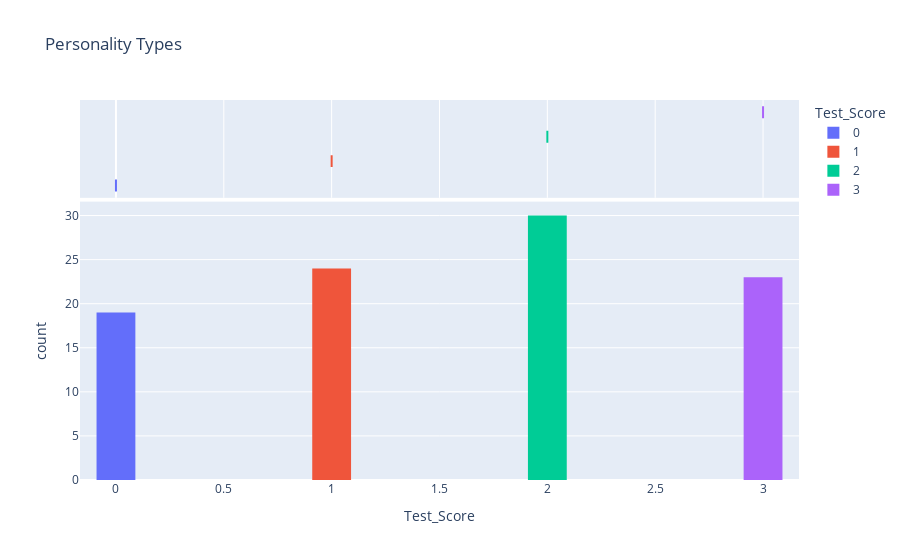

The cell this chart's notebook holds for it:
### Markdown cell above
The highest personality test across the participants was Gold one

### Code cell
fig = px.histogram(data,
                x = "Test_Score",
                nbins = 20,
                marginal = "box",
                color = "Test_Score",
                title='Personality Types')

fig.update_layout(bargap=0.1)
fig.show()

### Figure 1 — Plotly figure (JSON) as saved in the notebook; plotly's stock layout.template omitted (floating-point values rounded to 4 significant figures)
{"data": [{"alignmentgroup": "True", "bingroup": "x", "hovertemplate": "Test_Score=%{x}<br>count=%{y}<extra></extra>", "legendgroup": "0", "marker": {"color": "#636efa", "pattern": {"shape": ""}}, "name": "0", "nbinsx": 20, "offsetgroup": "0", "orientation": "v", "showlegend": true, "type": "histogram", "x": [0, 0, 0, 0, 0, 0, 0, 0, 0, 0, 0, 0, 0, 0, 0, 0, 0, 0, 0], "xaxis": "x", "yaxis": "y"}, {"alignmentgroup": "True", "hovertemplate": "Test_Score=%{x}<extra></extra>", "legendgroup": "0", "marker": {"color": "#636efa"}, "name": "0", "notched": true, "offsetgroup": "0", "showlegend": false, "type": "box", "x": [0, 0, 0, 0, 0, 0, 0, 0, 0, 0, 0, 0, 0, 0, 0, 0, 0, 0, 0], "xaxis": "x2", "yaxis": "y2"}, {"alignmentgroup": "True", "bingroup": "x", "hovertemplate": "Test_Score=%{x}<br>count=%{y}<extra></extra>", "legendgroup": "1", "marker": {"color": "#EF553B", "pattern": {"shape": ""}}, "name": "1", "nbinsx": 20, "offsetgroup": "1", "orientation": "v", "showlegend": true, "type": "histogram", "x": [1, 1, 1, 1, 1, 1, 1, 1, 1, 1, 1, 1, 1, 1, 1, 1, 1, 1, 1, 1, 1, 1, 1, 1], "xaxis": "x", "yaxis": "y"}, {"alignmentgroup": "True", "hovertemplate": "Test_Score=%{x}<extra></extra>", "legendgroup": "1", "marker": {"color": "#EF553B"}, "name": "1", "notched": true, "offsetgroup": "1", "showlegend": false, "type": "box", "x": [1, 1, 1, 1, 1, 1, 1, 1, 1, 1, 1, 1, 1, 1, 1, 1, 1, 1, 1, 1, 1, 1, 1, 1], "xaxis": "x2", "yaxis": "y2"}, {"alignmentgroup": "True", "bingroup": "x", "hovertemplate": "Test_Score=%{x}<br>count=%{y}<extra></extra>", "legendgroup": "2", "marker": {"color": "#00cc96", "pattern": {"shape": ""}}, "name": "2", "nbinsx": 20, "offsetgroup": "2", "orientation": "v", "showlegend": true, "type": "histogram", "x": [2, 2, 2, 2, 2, 2, 2, 2, 2, 2, 2, 2, 2, 2, 2, 2, 2, 2, 2, 2, 2, 2, 2, 2, 2, 2, 2, 2, 2, 2], "xaxis": "x", "yaxis": "y"}, {"alignmentgroup": "True", "hovertemplate": "Test_Score=%{x}<extra></extra>", "legendgroup": "2", "marker": {"color": "#00cc96"}, "name": "2", "notched": true, "offsetgroup": "2", "showlegend": false, "type": "box", "x": [2, 2, 2, 2, 2, 2, 2, 2, 2, 2, 2, 2, 2, 2, 2, 2, 2, 2, 2, 2, 2, 2, 2, 2, 2, 2, 2, 2, 2, 2], "xaxis": "x2", "yaxis": "y2"}, {"alignmentgroup": "True", "bingroup": "x", "hovertemplate": "Test_Score=%{x}<br>count=%{y}<extra></extra>", "legendgroup": "3", "marker": {"color": "#ab63fa", "pattern": {"shape": ""}}, "name": "3", "nbinsx": 20, "offsetgroup": "3", "orientation": "v", "showlegend": true, "type": "histogram", "x": [3, 3, 3, 3, 3, 3, 3, 3, 3, 3, 3, 3, 3, 3, 3, 3, 3, 3, 3, 3, 3, 3, 3], "xaxis": "x", "yaxis": "y"}, {"alignmentgroup": "True", "hovertemplate": "Test_Score=%{x}<extra></extra>", "legendgroup": "3", "marker": {"color": "#ab63fa"}, "name": "3", "notched": true, "offsetgroup": "3", "showlegend": false, "type": "box", "x": [3, 3, 3, 3, 3, 3, 3, 3, 3, 3, 3, 3, 3, 3, 3, 3, 3, 3, 3, 3, 3, 3, 3], "xaxis": "x2", "yaxis": "y2"}], "layout": {"bargap": 0.1, "barmode": "relative", "legend": {"title": {"text": "Test_Score"}, "tracegroupgap": 0}, "title": {"text": "Personality Types"}, "xaxis": {"anchor": "y", "categoryarray": [0, 1, 2, 3], "categoryorder": "array", "domain": [0, 1], "title": {"text": "Test_Score"}}, "xaxis2": {"anchor": "y2", "domain": [0, 1], "matches": "x", "showgrid": true, "showticklabels": false}, "yaxis": {"anchor": "x", "domain": [0, 0.7326], "title": {"text": "count"}}, "yaxis2": {"anchor": "x2", "domain": [0.7426, 1], "matches": "y2", "showgrid": false, "showline": false, "showticklabels": false, "ticks": ""}}}
